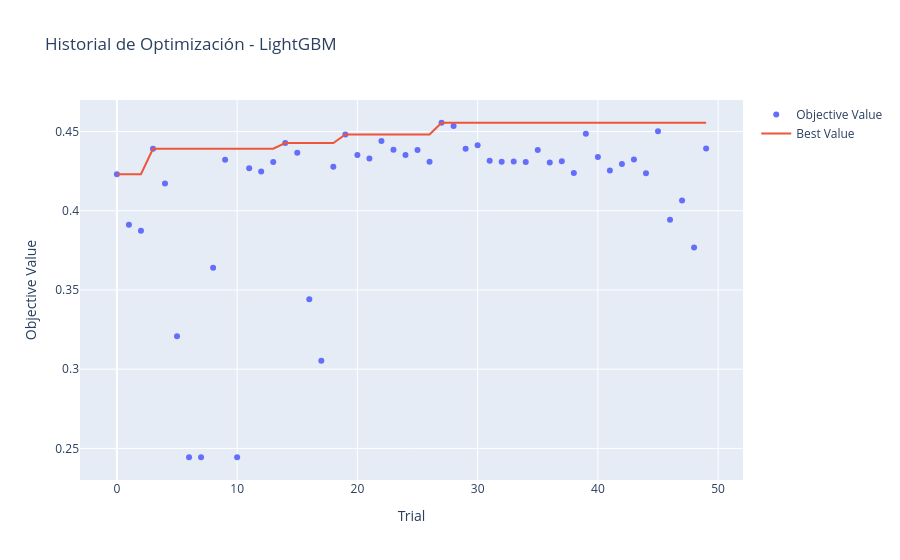
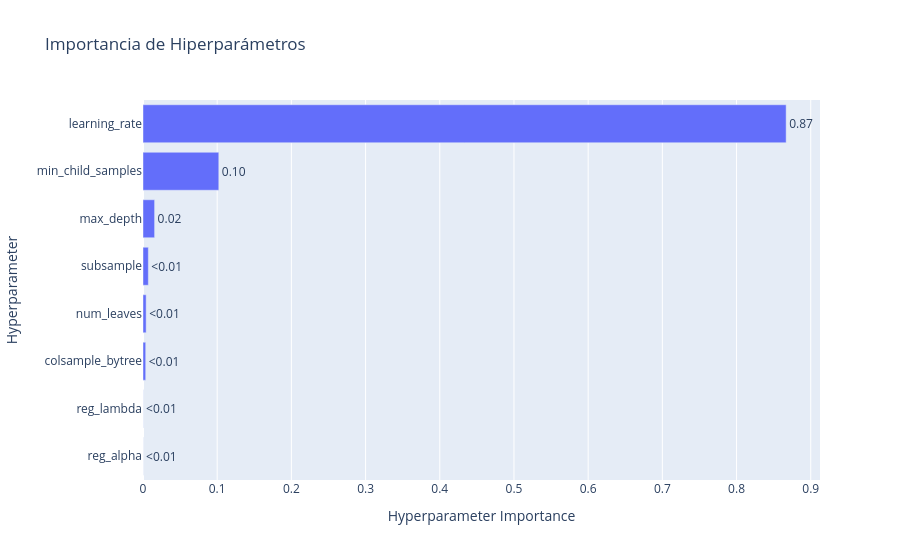
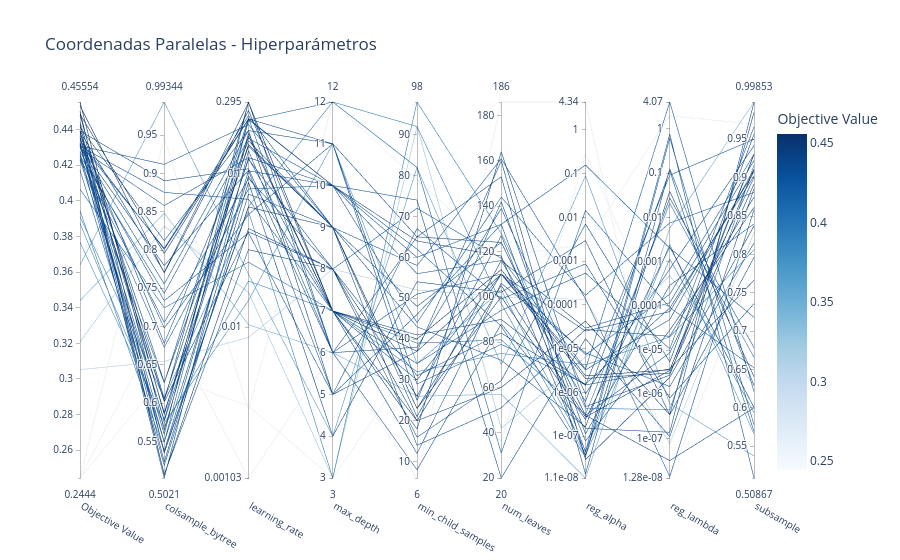

Here is the notebook cell these charts were saved with, in order:
### Markdown cell above
### 3.4 Visualizaciones de Optuna [0.2 Puntos]

Optuna provee visualizaciones interactivas para analizar el proceso de optimización.

**To-do:**
- [ ] Graficar el historial de optimización (`plot_optimization_history`).
- [ ] Graficar la importancia de hiperparámetros (`plot_param_importances`).
- [ ] Graficar una visualización del comportamiento de los hiperparámetros (`plot_parallel_coordinate`)

### Code cell
import optuna.visualization as vis

# Historial de optimizacion
fig_history = vis.plot_optimization_history(study)
fig_history.update_layout(title="Historial de Optimización - LightGBM")
fig_history.show()

# Importancia de hiperparámetros
fig_importance = vis.plot_param_importances(study)
fig_importance.update_layout(title="Importancia de Hiperparámetros")
fig_importance.show()

# Coordenadas paralelas
fig_parallel = vis.plot_parallel_coordinate(study)
fig_parallel.update_layout(title="Coordenadas Paralelas - Hiperparámetros")
fig_parallel.show()

### Figure 1 — Plotly figure (JSON) as saved in the notebook; plotly's stock layout.template omitted (floating-point values rounded to 4 significant figures)
{"data": [{"mode": "markers", "name": "Objective Value", "type": "scatter", "x": [0, 1, 2, 3, 4, 5, 6, 7, 8, 9, 10, 11, 12, 13, 14, 15, 16, 17, 18, 19, 20, 21, 22, 23, 24, 25, 26, 27, 28, 29, 30, 31, 32, 33, 34, 35, 36, 37, 38, 39, 40, 41, 42, 43, 44, 45, 46, 47, 48, 49], "y": [0.423, 0.3912, 0.3874, 0.4391, 0.4173, 0.3208, 0.2444, 0.2444, 0.364, 0.4321, 0.2444, 0.4268, 0.4248, 0.4307, 0.4427, 0.4366, 0.3441, 0.3053, 0.4277, 0.4482, 0.4351, 0.4329, 0.444, 0.4385, 0.4352, 0.4384, 0.4309, 0.4555, 0.4535, 0.4392, 0.4413, 0.4316, 0.4309, 0.4311, 0.4307, 0.4384, 0.4304, 0.4312, 0.4238, 0.4486, 0.4339, 0.4254, 0.4295, 0.4323, 0.4237, 0.4502, 0.3944, 0.4065, 0.3767, 0.4393]}, {"mode": "lines", "name": "Best Value", "type": "scatter", "x": [0, 1, 2, 3, 4, 5, 6, 7, 8, 9, 10, 11, 12, 13, 14, 15, 16, 17, 18, 19, 20, 21, 22, 23, 24, 25, 26, 27, 28, 29, 30, 31, 32, 33, 34, 35, 36, 37, 38, 39, 40, 41, 42, 43, 44, 45, 46, 47, 48, 49], "y": [0.423, 0.423, 0.423, 0.4391, 0.4391, 0.4391, 0.4391, 0.4391, 0.4391, 0.4391, 0.4391, 0.4391, 0.4391, 0.4391, 0.4427, 0.4427, 0.4427, 0.4427, 0.4427, 0.4482, 0.4482, 0.4482, 0.4482, 0.4482, 0.4482, 0.4482, 0.4482, 0.4555, 0.4555, 0.4555, 0.4555, 0.4555, 0.4555, 0.4555, 0.4555, 0.4555, 0.4555, 0.4555, 0.4555, 0.4555, 0.4555, 0.4555, 0.4555, 0.4555, 0.4555, 0.4555, 0.4555, 0.4555, 0.4555, 0.4555]}, {"marker": {"color": "#cccccc"}, "mode": "markers", "name": "Infeasible Trial", "showlegend": false, "type": "scatter", "x": [], "y": []}], "layout": {"title": {"text": "Historial de Optimización - LightGBM"}, "xaxis": {"title": {"text": "Trial"}}, "yaxis": {"title": {"text": "Objective Value"}}}}

### Figure 2 — Plotly figure (JSON) as saved in the notebook; plotly's stock layout.template omitted (floating-point values rounded to 4 significant figures)
{"data": [{"cliponaxis": false, "hovertemplate": ["reg_alpha (FloatDistribution): 7.580680410613676e-05<extra></extra>", "reg_lambda (FloatDistribution): 0.0001493195128364923<extra></extra>", "colsample_bytree (FloatDistribution): 0.003647810292903628<extra></extra>", "num_leaves (IntDistribution): 0.00425197869902115<extra></extra>", "subsample (FloatDistribution): 0.007193186961464226<extra></extra>", "max_depth (IntDistribution): 0.015654951278658222<extra></extra>", "min_child_samples (IntDistribution): 0.10216814250794083<extra></extra>", "learning_rate (FloatDistribution): 0.8668588039430694<extra></extra>"], "name": "Objective Value", "orientation": "h", "text": ["<0.01", "<0.01", "<0.01", "<0.01", "<0.01", "0.02", "0.10", "0.87"], "textposition": "outside", "type": "bar", "x": [7.581e-05, 0.0001493, 0.003648, 0.004252, 0.007193, 0.01565, 0.1022, 0.8669], "y": ["reg_alpha", "reg_lambda", "colsample_bytree", "num_leaves", "subsample", "max_depth", "min_child_samples", "learning_rate"]}], "layout": {"title": {"text": "Importancia de Hiperparámetros"}, "xaxis": {"title": {"text": "Hyperparameter Importance"}}, "yaxis": {"title": {"text": "Hyperparameter"}}}}

### Figure 3 — Plotly figure (JSON) as saved in the notebook; plotly's stock layout.template omitted (floating-point values rounded to 4 significant figures)
{"data": [{"dimensions": [{"label": "Objective Value", "range": [0.2444, 0.4555], "values": [0.423, 0.3912, 0.3874, 0.4391, 0.4173, 0.3208, 0.2444, 0.2444, 0.364, 0.4321, 0.2444, 0.4268, 0.4248, 0.4307, 0.4427, 0.4366, 0.3441, 0.3053, 0.4277, 0.4482, 0.4351, 0.4329, 0.444, 0.4385, 0.4352, 0.4384, 0.4309, 0.4555, 0.4535, 0.4392, 0.4413, 0.4316, 0.4309, 0.4311, 0.4307, 0.4384, 0.4304, 0.4312, 0.4238, 0.4486, 0.4339, 0.4254, 0.4295, 0.4323, 0.4237, 0.4502, 0.3944, 0.4065, 0.3767, 0.4393]}, {"label": "colsample_bytree", "range": [0.5021, 0.9934], "values": [0.578, 0.6062, 0.5697, 0.5232, 0.5488, 0.8313, 0.9474, 0.6357, 0.9934, 0.537, 0.7134, 0.5184, 0.6728, 0.7797, 0.5063, 0.5068, 0.8481, 0.6546, 0.7337, 0.5852, 0.6028, 0.5021, 0.6059, 0.6781, 0.6017, 0.6271, 0.6981, 0.5647, 0.77, 0.7709, 0.8122, 0.5764, 0.9119, 0.5591, 0.8753, 0.5876, 0.7557, 0.5492, 0.6265, 0.7955, 0.8009, 0.7434, 0.8582, 0.8021, 0.7054, 0.5347, 0.5378, 0.7245, 0.5739, 0.8904]}, {"label": "learning_rate", "range": [-2.985, -0.5308], "ticktext": ["0.00103", "0.01", "0.1", "0.295"], "tickvals": [-2.985, -2, -1, -0.5308], "values": [-0.645, -1.246, -1.7, -1.055, -0.6495, -1.773, -2.542, -2.515, -1.656, -0.98, -2.985, -1.132, -1.098, -0.9771, -1.357, -1.495, -1.985, -2.067, -1.385, -0.7372, -0.533, -0.8493, -0.8088, -0.7843, -1.378, -0.8201, -1.265, -0.7544, -0.5863, -0.5346, -0.7168, -0.8972, -0.6784, -0.5308, -1.166, -0.9042, -0.7172, -1.015, -0.6357, -0.6418, -0.6412, -0.7679, -0.8935, -0.6198, -1.031, -1.216, -1.213, -1.577, -1.827, -0.9667]}, {"label": "max_depth", "range": [3, 12], "values": [10, 3, 7, 4, 12, 3, 12, 3, 4, 10, 6, 9, 10, 5, 8, 8, 6, 8, 5, 7, 7, 6, 9, 9, 8, 9, 11, 7, 7, 7, 5, 7, 9, 6, 7, 8, 11, 7, 6, 10, 11, 10, 10, 9, 8, 9, 12, 7, 11, 6]}, {"label": "min_child_samples", "range": [6, 98], "values": [62, 98, 32, 54, 82, 92, 79, 36, 82, 74, 6, 58, 44, 67, 20, 16, 26, 52, 46, 20, 18, 8, 23, 21, 31, 14, 25, 40, 37, 41, 37, 30, 48, 38, 12, 26, 29, 34, 51, 64, 65, 56, 60, 43, 72, 23, 92, 39, 34, 65]}, {"label": "num_leaves", "range": [20, 186], "values": [87, 128, 75, 102, 31, 42, 118, 36, 70, 20, 186, 161, 144, 99, 60, 63, 57, 100, 132, 105, 164, 88, 110, 116, 84, 51, 142, 112, 110, 90, 160, 110, 124, 139, 106, 127, 79, 94, 110, 118, 153, 116, 132, 72, 117, 100, 97, 81, 103, 124]}, {"label": "reg_alpha", "range": [-7.957, 0.6379], "ticktext": ["1.1e-08", "1e-07", "1e-06", "1e-05", "0.0001", "0.001", "0.01", "0.1", "1", "4.34"], "tickvals": [-7.957, -7, -6, -5, -4, -3, -2, -1, 0, 0.6379], "values": [-7.477, -6.364, -5.371, -2.532, -1.842, -5.195, -2.619, -0.5414, -1.05, -4.774, 0.6379, -3.862, -3.782, -3.064, -4.37, -2.152, -7.957, -3.88, -0.8047, -6.564, -6.326, -6.822, -4.6, -4.532, -5.837, -4.562, -6.949, -5.622, -5.682, -5.831, -7.535, -5.487, -6.523, -6.034, -5.095, -7.109, -5.808, -3.274, -5.139, -7.435, -7.866, -6.209, -7.363, -6.789, -5.466, -6.62, -7.438, -6.503, -7.333, -6.525]}, {"label": "reg_lambda", "range": [-7.893, 0.6099], "ticktext": ["1.28e-08", "1e-07", "1e-06", "1e-05", "0.0001", "0.001", "0.01", "0.1", "1", "4.07"], "tickvals": [-7.893, -7, -6, -5, -4, -3, -2, -1, 0, 0.6099], "values": [-0.2044, -6.349, -4.703, -6.465, -4.039, -3.319, 0.2969, -4.789, -6.212, -6.957, -7.893, -7.859, -2.126, -6.084, -6.462, -5.267, -2.245, -7.119, -2.694, -5.461, -5.568, -6.859, -4.13, -3.93, -1.045, -4.689, -3.536, -5.447, -5.521, -5.426, -5.618, -4.309, -5.062, -3.166, -5.827, -4.549, -4.049, -4.974, -3.738, -1.408, -0.8974, -0.9423, -0.1152, -1.562, 0.6099, -2.664, -2.938, -1.682, -2.61, -7.499]}, {"label": "subsample", "range": [0.5087, 0.9985], "values": [0.578, 0.9162, 0.8059, 0.7962, 0.6523, 0.6294, 0.9697, 0.6943, 0.5373, 0.8856, 0.7828, 0.8582, 0.8807, 0.7358, 0.985, 0.9565, 0.9985, 0.8286, 0.718, 0.9306, 0.9302, 0.9981, 0.9076, 0.9224, 0.9499, 0.8747, 0.8397, 0.9106, 0.8917, 0.7664, 0.8371, 0.911, 0.8997, 0.9416, 0.815, 0.8611, 0.902, 0.9662, 0.9305, 0.6406, 0.6293, 0.5692, 0.5087, 0.6787, 0.6211, 0.6006, 0.594, 0.6659, 0.566, 0.5999]}], "labelangle": 30, "labelside": "bottom", "line": {"color": [0.423, 0.3912, 0.3874, 0.4391, 0.4173, 0.3208, 0.2444, 0.2444, 0.364, 0.4321, 0.2444, 0.4268, 0.4248, 0.4307, 0.4427, 0.4366, 0.3441, 0.3053, 0.4277, 0.4482, 0.4351, 0.4329, 0.444, 0.4385, 0.4352, 0.4384, 0.4309, 0.4555, 0.4535, 0.4392, 0.4413, 0.4316, 0.4309, 0.4311, 0.4307, 0.4384, 0.4304, 0.4312, 0.4238, 0.4486, 0.4339, 0.4254, 0.4295, 0.4323, 0.4237, 0.4502, 0.3944, 0.4065, 0.3767, 0.4393], "colorbar": {"title": {"text": "Objective Value"}}, "colorscale": [[0, "rgb(247,251,255)"], [0.125, "rgb(222,235,247)"], [0.25, "rgb(198,219,239)"], [0.375, "rgb(158,202,225)"], [0.5, "rgb(107,174,214)"], [0.625, "rgb(66,146,198)"], [0.75, "rgb(33,113,181)"], [0.875, "rgb(8,81,156)"], [1, "rgb(8,48,107)"]], "reversescale": false, "showscale": true}, "type": "parcoords"}], "layout": {"title": {"text": "Coordenadas Paralelas - Hiperparámetros"}}}
